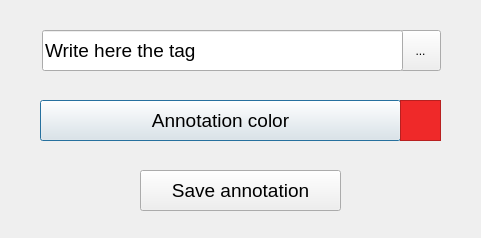
<?xml version="1.0" encoding="UTF-8"?>
<ui version="4.0">
 <class>AnnotationDialog</class>
 <widget class="QDialog" name="AnnotationDialog">
  <property name="geometry">
   <rect>
    <x>0</x>
    <y>0</y>
    <width>481</width>
    <height>238</height>
   </rect>
  </property>
  <property name="windowTitle">
   <string>Dialog</string>
  </property>
  <widget class="QToolButton" name="ontologyDialogButton">
   <property name="geometry">
    <rect>
     <x>400</x>
     <y>30</y>
     <width>41</width>
     <height>41</height>
    </rect>
   </property>
   <property name="text">
    <string>...</string>
   </property>
  </widget>
  <widget class="QPushButton" name="colorButton">
   <property name="geometry">
    <rect>
     <x>40</x>
     <y>100</y>
     <width>361</width>
     <height>41</height>
    </rect>
   </property>
   <property name="font">
    <font>
     <pointsize>14</pointsize>
    </font>
   </property>
   <property name="text">
    <string>Annotation color</string>
   </property>
  </widget>
  <widget class="QFrame" name="frame">
   <property name="geometry">
    <rect>
     <x>400</x>
     <y>100</y>
     <width>41</width>
     <height>41</height>
    </rect>
   </property>
   <property name="palette">
    <palette>
     <active>
      <colorrole role="WindowText">
       <brush brushstyle="SolidPattern">
        <color alpha="255">
         <red>0</red>
         <green>0</green>
         <blue>0</blue>
        </color>
       </brush>
      </colorrole>
      <colorrole role="Button">
       <brush brushstyle="SolidPattern">
        <color alpha="255">
         <red>239</red>
         <green>41</green>
         <blue>41</blue>
        </color>
       </brush>
      </colorrole>
      <colorrole role="Light">
       <brush brushstyle="SolidPattern">
        <color alpha="255">
         <red>255</red>
         <green>147</green>
         <blue>147</blue>
        </color>
       </brush>
      </colorrole>
      <colorrole role="Midlight">
       <brush brushstyle="SolidPattern">
        <color alpha="255">
         <red>247</red>
         <green>94</green>
         <blue>94</blue>
        </color>
       </brush>
      </colorrole>
      <colorrole role="Dark">
       <brush brushstyle="SolidPattern">
        <color alpha="255">
         <red>119</red>
         <green>20</green>
         <blue>20</blue>
        </color>
       </brush>
      </colorrole>
      <colorrole role="Mid">
       <brush brushstyle="SolidPattern">
        <color alpha="255">
         <red>159</red>
         <green>27</green>
         <blue>27</blue>
        </color>
       </brush>
      </colorrole>
      <colorrole role="Text">
       <brush brushstyle="SolidPattern">
        <color alpha="255">
         <red>0</red>
         <green>0</green>
         <blue>0</blue>
        </color>
       </brush>
      </colorrole>
      <colorrole role="BrightText">
       <brush brushstyle="SolidPattern">
        <color alpha="255">
         <red>255</red>
         <green>255</green>
         <blue>255</blue>
        </color>
       </brush>
      </colorrole>
      <colorrole role="ButtonText">
       <brush brushstyle="SolidPattern">
        <color alpha="255">
         <red>0</red>
         <green>0</green>
         <blue>0</blue>
        </color>
       </brush>
      </colorrole>
      <colorrole role="Base">
       <brush brushstyle="SolidPattern">
        <color alpha="255">
         <red>255</red>
         <green>255</green>
         <blue>255</blue>
        </color>
       </brush>
      </colorrole>
      <colorrole role="Window">
       <brush brushstyle="SolidPattern">
        <color alpha="255">
         <red>239</red>
         <green>41</green>
         <blue>41</blue>
        </color>
       </brush>
      </colorrole>
      <colorrole role="Shadow">
       <brush brushstyle="SolidPattern">
        <color alpha="255">
         <red>0</red>
         <green>0</green>
         <blue>0</blue>
        </color>
       </brush>
      </colorrole>
      <colorrole role="AlternateBase">
       <brush brushstyle="SolidPattern">
        <color alpha="255">
         <red>247</red>
         <green>148</green>
         <blue>148</blue>
        </color>
       </brush>
      </colorrole>
      <colorrole role="ToolTipBase">
       <brush brushstyle="SolidPattern">
        <color alpha="255">
         <red>255</red>
         <green>255</green>
         <blue>220</blue>
        </color>
       </brush>
      </colorrole>
      <colorrole role="ToolTipText">
       <brush brushstyle="SolidPattern">
        <color alpha="255">
         <red>0</red>
         <green>0</green>
         <blue>0</blue>
        </color>
       </brush>
      </colorrole>
     </active>
     <inactive>
      <colorrole role="WindowText">
       <brush brushstyle="SolidPattern">
        <color alpha="255">
         <red>0</red>
         <green>0</green>
         <blue>0</blue>
        </color>
       </brush>
      </colorrole>
      <colorrole role="Button">
       <brush brushstyle="SolidPattern">
        <color alpha="255">
         <red>239</red>
         <green>41</green>
         <blue>41</blue>
        </color>
       </brush>
      </colorrole>
      <colorrole role="Light">
       <brush brushstyle="SolidPattern">
        <color alpha="255">
         <red>255</red>
         <green>147</green>
         <blue>147</blue>
        </color>
       </brush>
      </colorrole>
      <colorrole role="Midlight">
       <brush brushstyle="SolidPattern">
        <color alpha="255">
         <red>247</red>
         <green>94</green>
         <blue>94</blue>
        </color>
       </brush>
      </colorrole>
      <colorrole role="Dark">
       <brush brushstyle="SolidPattern">
        <color alpha="255">
         <red>119</red>
         <green>20</green>
         <blue>20</blue>
        </color>
       </brush>
      </colorrole>
      <colorrole role="Mid">
       <brush brushstyle="SolidPattern">
        <color alpha="255">
         <red>159</red>
         <green>27</green>
         <blue>27</blue>
        </color>
       </brush>
      </colorrole>
      <colorrole role="Text">
       <brush brushstyle="SolidPattern">
        <color alpha="255">
         <red>0</red>
         <green>0</green>
         <blue>0</blue>
        </color>
       </brush>
      </colorrole>
      <colorrole role="BrightText">
       <brush brushstyle="SolidPattern">
        <color alpha="255">
         <red>255</red>
         <green>255</green>
         <blue>255</blue>
        </color>
       </brush>
      </colorrole>
      <colorrole role="ButtonText">
       <brush brushstyle="SolidPattern">
        <color alpha="255">
         <red>0</red>
         <green>0</green>
         <blue>0</blue>
        </color>
       </brush>
      </colorrole>
      <colorrole role="Base">
       <brush brushstyle="SolidPattern">
        <color alpha="255">
         <red>255</red>
         <green>255</green>
         <blue>255</blue>
        </color>
       </brush>
      </colorrole>
      <colorrole role="Window">
       <brush brushstyle="SolidPattern">
        <color alpha="255">
         <red>239</red>
         <green>41</green>
         <blue>41</blue>
        </color>
       </brush>
      </colorrole>
      <colorrole role="Shadow">
       <brush brushstyle="SolidPattern">
        <color alpha="255">
         <red>0</red>
         <green>0</green>
         <blue>0</blue>
        </color>
       </brush>
      </colorrole>
      <colorrole role="AlternateBase">
       <brush brushstyle="SolidPattern">
        <color alpha="255">
         <red>247</red>
         <green>148</green>
         <blue>148</blue>
        </color>
       </brush>
      </colorrole>
      <colorrole role="ToolTipBase">
       <brush brushstyle="SolidPattern">
        <color alpha="255">
         <red>255</red>
         <green>255</green>
         <blue>220</blue>
        </color>
       </brush>
      </colorrole>
      <colorrole role="ToolTipText">
       <brush brushstyle="SolidPattern">
        <color alpha="255">
         <red>0</red>
         <green>0</green>
         <blue>0</blue>
        </color>
       </brush>
      </colorrole>
     </inactive>
     <disabled>
      <colorrole role="WindowText">
       <brush brushstyle="SolidPattern">
        <color alpha="255">
         <red>119</red>
         <green>20</green>
         <blue>20</blue>
        </color>
       </brush>
      </colorrole>
      <colorrole role="Button">
       <brush brushstyle="SolidPattern">
        <color alpha="255">
         <red>239</red>
         <green>41</green>
         <blue>41</blue>
        </color>
       </brush>
      </colorrole>
      <colorrole role="Light">
       <brush brushstyle="SolidPattern">
        <color alpha="255">
         <red>255</red>
         <green>147</green>
         <blue>147</blue>
        </color>
       </brush>
      </colorrole>
      <colorrole role="Midlight">
       <brush brushstyle="SolidPattern">
        <color alpha="255">
         <red>247</red>
         <green>94</green>
         <blue>94</blue>
        </color>
       </brush>
      </colorrole>
      <colorrole role="Dark">
       <brush brushstyle="SolidPattern">
        <color alpha="255">
         <red>119</red>
         <green>20</green>
         <blue>20</blue>
        </color>
       </brush>
      </colorrole>
      <colorrole role="Mid">
       <brush brushstyle="SolidPattern">
        <color alpha="255">
         <red>159</red>
         <green>27</green>
         <blue>27</blue>
        </color>
       </brush>
      </colorrole>
      <colorrole role="Text">
       <brush brushstyle="SolidPattern">
        <color alpha="255">
         <red>119</red>
         <green>20</green>
         <blue>20</blue>
        </color>
       </brush>
      </colorrole>
      <colorrole role="BrightText">
       <brush brushstyle="SolidPattern">
        <color alpha="255">
         <red>255</red>
         <green>255</green>
         <blue>255</blue>
        </color>
       </brush>
      </colorrole>
      <colorrole role="ButtonText">
       <brush brushstyle="SolidPattern">
        <color alpha="255">
         <red>119</red>
         <green>20</green>
         <blue>20</blue>
        </color>
       </brush>
      </colorrole>
      <colorrole role="Base">
       <brush brushstyle="SolidPattern">
        <color alpha="255">
         <red>239</red>
         <green>41</green>
         <blue>41</blue>
        </color>
       </brush>
      </colorrole>
      <colorrole role="Window">
       <brush brushstyle="SolidPattern">
        <color alpha="255">
         <red>239</red>
         <green>41</green>
         <blue>41</blue>
        </color>
       </brush>
      </colorrole>
      <colorrole role="Shadow">
       <brush brushstyle="SolidPattern">
        <color alpha="255">
         <red>0</red>
         <green>0</green>
         <blue>0</blue>
        </color>
       </brush>
      </colorrole>
      <colorrole role="AlternateBase">
       <brush brushstyle="SolidPattern">
        <color alpha="255">
         <red>239</red>
         <green>41</green>
         <blue>41</blue>
        </color>
       </brush>
      </colorrole>
      <colorrole role="ToolTipBase">
       <brush brushstyle="SolidPattern">
        <color alpha="255">
         <red>255</red>
         <green>255</green>
         <blue>220</blue>
        </color>
       </brush>
      </colorrole>
      <colorrole role="ToolTipText">
       <brush brushstyle="SolidPattern">
        <color alpha="255">
         <red>0</red>
         <green>0</green>
         <blue>0</blue>
        </color>
       </brush>
      </colorrole>
     </disabled>
    </palette>
   </property>
   <property name="autoFillBackground">
    <bool>true</bool>
   </property>
   <property name="styleSheet">
    <string notr="true">background-color = black;</string>
   </property>
   <property name="frameShape">
    <enum>QFrame::StyledPanel</enum>
   </property>
   <property name="frameShadow">
    <enum>QFrame::Raised</enum>
   </property>
  </widget>
  <widget class="QPushButton" name="saveButton">
   <property name="geometry">
    <rect>
     <x>140</x>
     <y>170</y>
     <width>201</width>
     <height>41</height>
    </rect>
   </property>
   <property name="font">
    <font>
     <pointsize>14</pointsize>
    </font>
   </property>
   <property name="text">
    <string>Save annotation</string>
   </property>
  </widget>
  <widget class="QLineEdit" name="tagEdit">
   <property name="geometry">
    <rect>
     <x>42</x>
     <y>30</y>
     <width>361</width>
     <height>41</height>
    </rect>
   </property>
   <property name="font">
    <font>
     <pointsize>14</pointsize>
    </font>
   </property>
   <property name="text">
    <string>Write here the tag</string>
   </property>
  </widget>
 </widget>
 <resources/>
 <connections/>
</ui>
